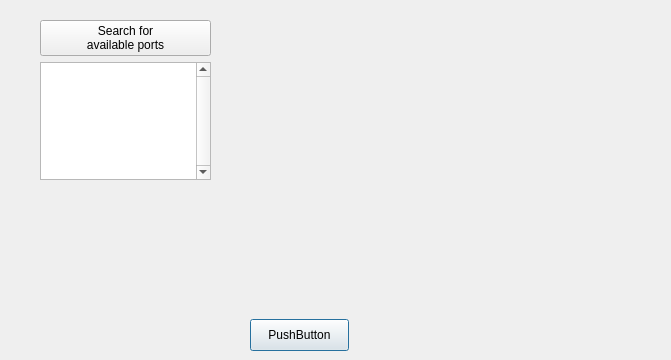
<?xml version="1.0" encoding="UTF-8"?>
<ui version="4.0">
 <class>maindlg</class>
 <widget class="QDialog" name="maindlg">
  <property name="geometry">
   <rect>
    <x>0</x>
    <y>0</y>
    <width>671</width>
    <height>360</height>
   </rect>
  </property>
  <property name="windowTitle">
   <string>maindlg</string>
  </property>
  <widget class="QLabel" name="labOpenPort">
   <property name="geometry">
    <rect>
     <x>40</x>
     <y>200</y>
     <width>181</width>
     <height>141</height>
    </rect>
   </property>
   <property name="text">
    <string/>
   </property>
  </widget>
  <widget class="QWidget" name="">
   <property name="geometry">
    <rect>
     <x>250</x>
     <y>10</y>
     <width>411</width>
     <height>341</height>
    </rect>
   </property>
   <layout class="QVBoxLayout" name="verticalLayout">
    <item>
     <widget class="QCustomPlot" name="grafica" native="true">
      <layout class="QHBoxLayout" name="horizontalLayout"/>
     </widget>
    </item>
    <item>
     <widget class="QPushButton" name="pushButton">
      <property name="maximumSize">
       <size>
        <width>99</width>
        <height>32</height>
       </size>
      </property>
      <property name="text">
       <string>PushButton</string>
      </property>
     </widget>
    </item>
   </layout>
  </widget>
  <widget class="QWidget" name="">
   <property name="geometry">
    <rect>
     <x>40</x>
     <y>20</y>
     <width>171</width>
     <height>160</height>
    </rect>
   </property>
   <layout class="QVBoxLayout" name="verticalLayout_2">
    <item>
     <widget class="QPushButton" name="btnPorts">
      <property name="autoFillBackground">
       <bool>true</bool>
      </property>
      <property name="text">
       <string>Search for 
available ports</string>
      </property>
     </widget>
    </item>
    <item>
     <widget class="QListWidget" name="portsList">
      <property name="verticalScrollBarPolicy">
       <enum>Qt::ScrollBarPolicy::ScrollBarAlwaysOn</enum>
      </property>
      <property name="sizeAdjustPolicy">
       <enum>QAbstractScrollArea::SizeAdjustPolicy::AdjustToContents</enum>
      </property>
      <property name="uniformItemSizes">
       <bool>true</bool>
      </property>
      <property name="wordWrap">
       <bool>true</bool>
      </property>
      <property name="itemAlignment">
       <set>Qt::AlignmentFlag::AlignLeading</set>
      </property>
     </widget>
    </item>
   </layout>
  </widget>
 </widget>
 <customwidgets>
  <customwidget>
   <class>QCustomPlot</class>
   <extends>QWidget</extends>
   <header>qcustomplot.h</header>
   <container>1</container>
  </customwidget>
 </customwidgets>
 <resources/>
 <connections/>
</ui>
